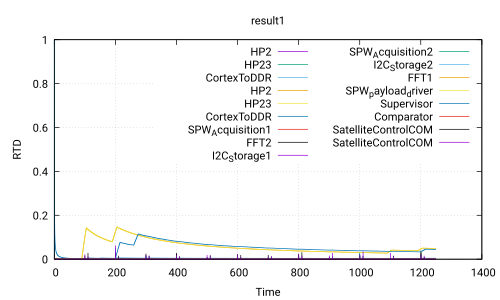

Here is the gnuplot script that generated this plot:
 set title 'result1'
 set ylabel 'RTD'
 set xlabel 'Time'
 set grid
 set term pdf
 set output 'Use_case_DoubleCamera_Safety.ATIPPIC.executable260.0_100.0.pdf'
 plot 'Use_case_DoubleCamera_Safety.ATIPPIC.executable260.0_100.0.csv' using 1:2 with lines title 'HP2','Use_case_DoubleCamera_Safety.ATIPPIC.executable260.0_100.0.csv' using 1:3 with lines title 'HP23','Use_case_DoubleCamera_Safety.ATIPPIC.executable260.0_100.0.csv' using 1:4 with lines title 'CortexToDDR','Use_case_DoubleCamera_Safety.ATIPPIC.executable260.0_100.0.csv' using 1:5 with lines title 'HP2','Use_case_DoubleCamera_Safety.ATIPPIC.executable260.0_100.0.csv' using 1:6 with lines title 'HP23','Use_case_DoubleCamera_Safety.ATIPPIC.executable260.0_100.0.csv' using 1:7 with lines title 'CortexToDDR','Use_case_DoubleCamera_Safety.ATIPPIC.executable260.0_100.0.csv' using 1:8 with lines title 'SPW_Acquisition1','Use_case_DoubleCamera_Safety.ATIPPIC.executable260.0_100.0.csv' using 1:9 with lines title 'FFT2','Use_case_DoubleCamera_Safety.ATIPPIC.executable260.0_100.0.csv' using 1:10 with lines title 'I2C_Storage1','Use_case_DoubleCamera_Safety.ATIPPIC.executable260.0_100.0.csv' using 1:11 with lines title 'SPW_Acquisition2','Use_case_DoubleCamera_Safety.ATIPPIC.executable260.0_100.0.csv' using 1:12 with lines title 'I2C_Storage2','Use_case_DoubleCamera_Safety.ATIPPIC.executable260.0_100.0.csv' using 1:13 with lines title 'FFT1','Use_case_DoubleCamera_Safety.ATIPPIC.executable260.0_100.0.csv' using 1:14 with lines title 'SPW_payload_driver','Use_case_DoubleCamera_Safety.ATIPPIC.executable260.0_100.0.csv' using 1:15 with lines title 'Supervisor','Use_case_DoubleCamera_Safety.ATIPPIC.executable260.0_100.0.csv' using 1:16 with lines title 'Comparator','Use_case_DoubleCamera_Safety.ATIPPIC.executable260.0_100.0.csv' using 1:17 with lines title 'SatelliteControlCOM','Use_case_DoubleCamera_Safety.ATIPPIC.executable260.0_100.0.csv' using 1:18 with lines title 'SatelliteControlCOM'
